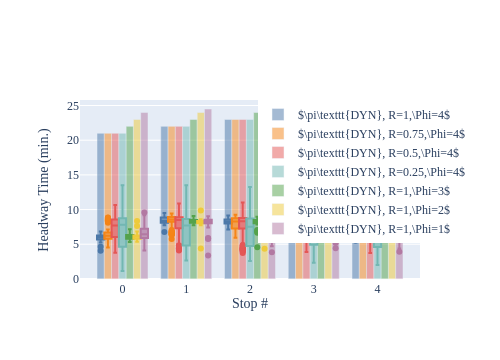
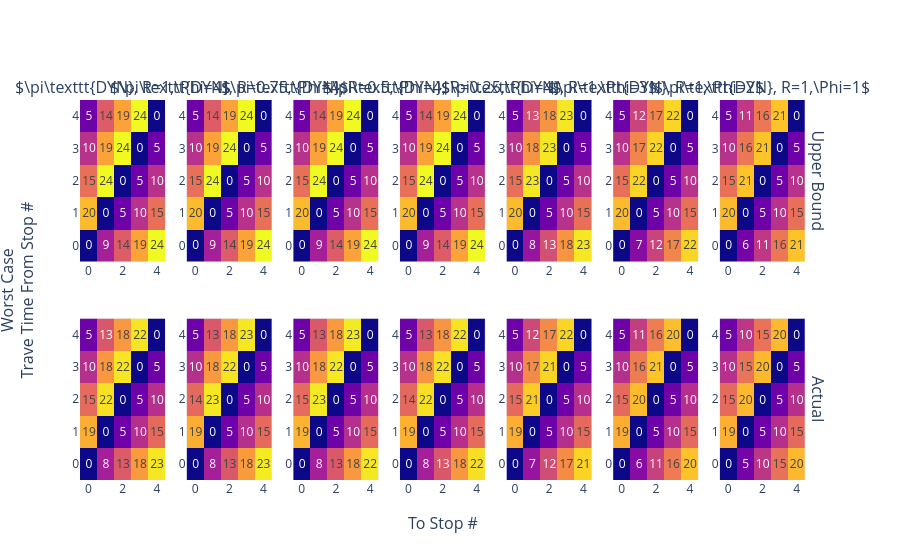

Here is the notebook cell these charts were saved with, in order:
### Markdown cell above
## Fig. 3: Stop Parameters
Show the impact number of vehicles has on the same scheduling policy

### Code cell
# Base route - no control
N_STOPS = 5
BASE_ROUTE = [
    {
        'tau': (4, 4.5),
        'delta': (0, 0.5),
        'policy': BolehPolicy,
        'policy_args': {},
    } for _ in range(5)
]

# Ratio Driven Route has one stop driven by ratio policy
RATIO_ROUTE0 = copy.deepcopy(BASE_ROUTE)
RATIO_ROUTE0[0]['policy'] = RatioDrivenPolicy
RATIO_ROUTE0[0]['policy_args'] = {'target_ratio': 1, 'activation_ratio': 1, 'max_holding': 4}
#RATIO_ROUTE0[4]['policy'] = RatioDrivenPolicy
#RATIO_ROUTE0[4]['policy_args'] = {'target_ratio': 1, 'activation_ratio': 1, 'max_holding': 4}

# Ratio Driven Route has one stop driven by ratio policy
RATIO_ROUTE1 = copy.deepcopy(BASE_ROUTE)
RATIO_ROUTE1[0]['policy'] = RatioDrivenPolicy
RATIO_ROUTE1[0]['policy_args'] = {'target_ratio': 1, 'activation_ratio': 0.75, 'max_holding': 4}
#RATIO_ROUTE1[4]['policy'] = RatioDrivenPolicy
#RATIO_ROUTE1[4]['policy_args'] = {'target_ratio': 1, 'activation_ratio': 0.75, 'max_holding': 4}

# Ratio Driven Route has one stop driven by ratio policy
RATIO_ROUTE2 = copy.deepcopy(BASE_ROUTE)
RATIO_ROUTE2[0]['policy'] = RatioDrivenPolicy
RATIO_ROUTE2[0]['policy_args'] = {'target_ratio': 1, 'activation_ratio': 0.5, 'max_holding': 4}
#RATIO_ROUTE2[4]['policy'] = RatioDrivenPolicy
#RATIO_ROUTE2[4]['policy_args'] = {'target_ratio': 1, 'activation_ratio': 0.5, 'max_holding': 4}

# Ratio Driven Route has one stop driven by ratio policy
RATIO_ROUTE3 = copy.deepcopy(BASE_ROUTE)
RATIO_ROUTE3[0]['policy'] = RatioDrivenPolicy
RATIO_ROUTE3[0]['policy_args'] = {'target_ratio': 1, 'activation_ratio': 0.25, 'max_holding': 4}
#RATIO_ROUTE3[4]['policy'] = RatioDrivenPolicy
#RATIO_ROUTE3[4]['policy_args'] = {'target_ratio': 1, 'activation_ratio': 0.25, 'max_holding': 4}

# Ratio Driven Route has one stop driven by ratio policy
RATIO_ROUTE4 = copy.deepcopy(BASE_ROUTE)
RATIO_ROUTE4[0]['policy'] = RatioDrivenPolicy
RATIO_ROUTE4[0]['policy_args'] = {'target_ratio': 1, 'activation_ratio': 1, 'max_holding': 3}
#RATIO_ROUTE4[4]['policy'] = RatioDrivenPolicy
#RATIO_ROUTE4[4]['policy_args'] = {'target_ratio': 1, 'activation_ratio': 1, 'max_holding': 3}

# Ratio Driven Route has one stop driven by ratio policy
RATIO_ROUTE5 = copy.deepcopy(BASE_ROUTE)
RATIO_ROUTE5[0]['policy'] = RatioDrivenPolicy
RATIO_ROUTE5[0]['policy_args'] = {'target_ratio': 1, 'activation_ratio': 1, 'max_holding': 2}
#RATIO_ROUTE5[4]['policy'] = RatioDrivenPolicy
#RATIO_ROUTE5[4]['policy_args'] = {'target_ratio': 1, 'activation_ratio': 1, 'max_holding': 2}

# Ratio Driven Route has one stop driven by ratio policy
RATIO_ROUTE6 = copy.deepcopy(BASE_ROUTE)
RATIO_ROUTE6[0]['policy'] = RatioDrivenPolicy
RATIO_ROUTE6[0]['policy_args'] = {'target_ratio': 1, 'activation_ratio': 1, 'max_holding': 1}
#RATIO_ROUTE6[4]['policy'] = RatioDrivenPolicy
#RATIO_ROUTE6[4]['policy_args'] = {'target_ratio': 1, 'activation_ratio': 1, 'max_holding': 1}

routes = {
    r'$\pi\texttt{DYN}, R=1,\Phi=4$': RATIO_ROUTE0,
    r'$\pi\texttt{DYN}, R=0.75,\Phi=4$': RATIO_ROUTE1,
    r'$\pi\texttt{DYN}, R=0.5,\Phi=4$': RATIO_ROUTE2,
    r'$\pi\texttt{DYN}, R=0.25,\Phi=4$': RATIO_ROUTE3,
    r'$\pi\texttt{DYN}, R=1,\Phi=3$': RATIO_ROUTE4,
    r'$\pi\texttt{DYN}, R=1,\Phi=2$': RATIO_ROUTE5,
    r'$\pi\texttt{DYN}, R=1,\Phi=1$': RATIO_ROUTE6,
}

run_experiment(
    exp_id='midpoint_holding',
    routes=routes,
    start_times=[0, 10, 20],
    t_max=60 * 24 * 7,
)
